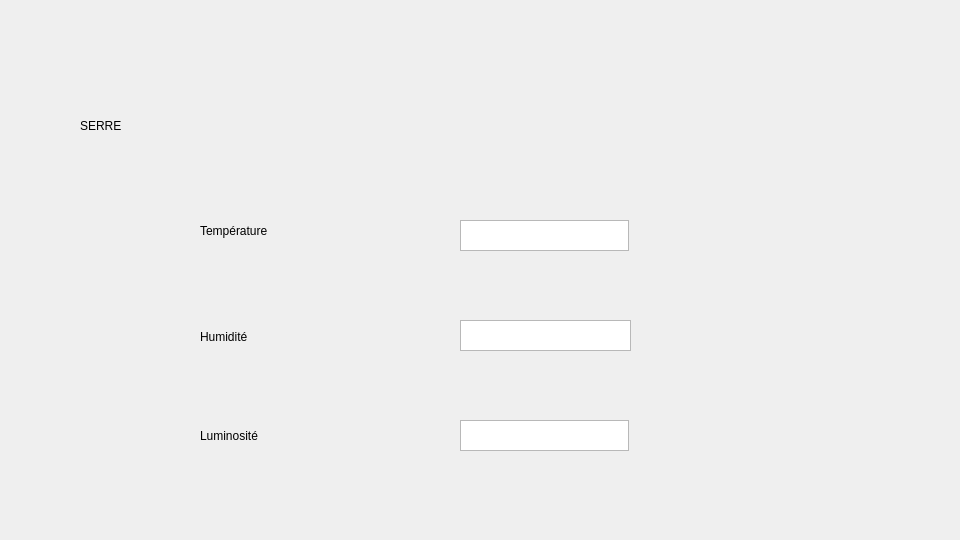
<?xml version="1.0" encoding="UTF-8"?>
<ui version="4.0">
 <class>capteur</class>
 <widget class="QDialog" name="capteur">
  <property name="enabled">
   <bool>true</bool>
  </property>
  <property name="geometry">
   <rect>
    <x>0</x>
    <y>0</y>
    <width>960</width>
    <height>540</height>
   </rect>
  </property>
  <property name="minimumSize">
   <size>
    <width>960</width>
    <height>540</height>
   </size>
  </property>
  <property name="maximumSize">
   <size>
    <width>960</width>
    <height>540</height>
   </size>
  </property>
  <property name="windowTitle">
   <string>capteur</string>
  </property>
  <widget class="QWidget" name="widget" native="true">
   <property name="geometry">
    <rect>
     <x>60</x>
     <y>90</y>
     <width>861</width>
     <height>421</height>
    </rect>
   </property>
   <widget class="QTextEdit" name="ValHum">
    <property name="geometry">
     <rect>
      <x>400</x>
      <y>230</y>
      <width>171</width>
      <height>31</height>
     </rect>
    </property>
    <property name="readOnly">
     <bool>true</bool>
    </property>
   </widget>
   <widget class="QTextEdit" name="ValLum">
    <property name="geometry">
     <rect>
      <x>400</x>
      <y>330</y>
      <width>169</width>
      <height>31</height>
     </rect>
    </property>
    <property name="readOnly">
     <bool>true</bool>
    </property>
    <property name="acceptRichText">
     <bool>false</bool>
    </property>
   </widget>
   <widget class="QTextEdit" name="ValTemp">
    <property name="geometry">
     <rect>
      <x>400</x>
      <y>130</y>
      <width>169</width>
      <height>31</height>
     </rect>
    </property>
    <property name="readOnly">
     <bool>true</bool>
    </property>
   </widget>
   <widget class="QLabel" name="tempePic">
    <property name="geometry">
     <rect>
      <x>590</x>
      <y>110</y>
      <width>51</width>
      <height>51</height>
     </rect>
    </property>
    <property name="text">
     <string/>
    </property>
    <property name="pixmap">
     <pixmap>tempe.png</pixmap>
    </property>
   </widget>
   <widget class="QLabel" name="Lum">
    <property name="geometry">
     <rect>
      <x>140</x>
      <y>210</y>
      <width>211</width>
      <height>73</height>
     </rect>
    </property>
    <property name="styleSheet">
     <string notr="true">
font: 20pt &quot;Sans Serif&quot;;</string>
    </property>
    <property name="text">
     <string>Humidité</string>
    </property>
   </widget>
   <widget class="QLabel" name="Hum">
    <property name="geometry">
     <rect>
      <x>140</x>
      <y>290</y>
      <width>211</width>
      <height>111</height>
     </rect>
    </property>
    <property name="styleSheet">
     <string notr="true">font: 20pt &quot;Sans Serif&quot;;</string>
    </property>
    <property name="text">
     <string>Luminosité</string>
    </property>
   </widget>
   <widget class="QLabel" name="Temp">
    <property name="geometry">
     <rect>
      <x>140</x>
      <y>80</y>
      <width>231</width>
      <height>121</height>
     </rect>
    </property>
    <property name="styleSheet">
     <string notr="true">font: 20pt &quot;Sans Serif&quot;;</string>
    </property>
    <property name="text">
     <string>Température</string>
    </property>
   </widget>
   <widget class="QLabel" name="goutePic">
    <property name="geometry">
     <rect>
      <x>590</x>
      <y>200</y>
      <width>81</width>
      <height>71</height>
     </rect>
    </property>
    <property name="text">
     <string/>
    </property>
    <property name="pixmap">
     <pixmap>goute.png</pixmap>
    </property>
   </widget>
   <widget class="QLabel" name="soleilPic">
    <property name="geometry">
     <rect>
      <x>590</x>
      <y>310</y>
      <width>81</width>
      <height>71</height>
     </rect>
    </property>
    <property name="text">
     <string/>
    </property>
    <property name="pixmap">
     <pixmap>soleil.png</pixmap>
    </property>
   </widget>
   <widget class="QLabel" name="Titre">
    <property name="geometry">
     <rect>
      <x>20</x>
      <y>0</y>
      <width>221</width>
      <height>71</height>
     </rect>
    </property>
    <property name="styleSheet">
     <string notr="true">font: 26pt &quot;Sans Serif&quot;;</string>
    </property>
    <property name="text">
     <string>SERRE</string>
    </property>
   </widget>
  </widget>
 </widget>
 <resources/>
 <connections/>
</ui>
